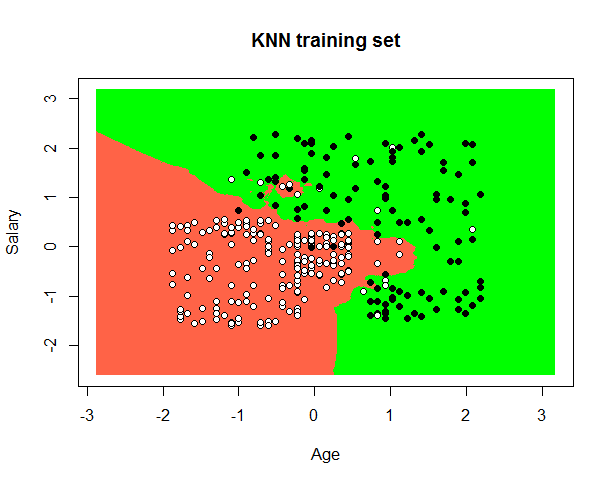

R code for this plot:
dataset=read.csv('Social_Network_Ads.csv')
dataset=dataset[,3:5]
#encoding target feature as factor
datset$Purchased=factor(dataset$Purchased,levels = c(0,1))
library(caTools)
set.seed(123)
split=sample.split(dataset$Purchased,SplitRatio=0.8)
training_set=subset(dataset,split==TRUE)
test_set=subset(dataset,split==FALSE)
#feature scaling
training_set[,1:2]=scale(training_set[,1:2])
test_set[,1:2]=scale(test_set[,1:2])
#predictor and classifier together in knn
library(class)
y_pred=knn(train=training_set[,1:2],test=test_set[,1:2],cl=training_set[,3],k=5)
#confusion matrix
cm=table(y_pred,test_set[,3])
#visualising training set
library(ElemStatLearn)
set=training_set
X1=seq(min(set[,1])-1,max(set[,1])+1,by=0.01)
X2=seq(min(set[,2])-1,max(set[,1])+1,by=0.01)
grid_set=expand.grid(X1,X2)
colnames(grid_set)=c('Age','EstimatedSalary')
 
y_grid=knn(train=training_set[,1:2],test=grid_set,cl=training_set[,3],k=5)
plot(set[,-3],main='KNN training set',xlab='Age',ylab='Salary',xlim=range(X1),ylim=range(X2))
contour(X1,X2,matrix(as.numeric(y_grid),length(X1),length(X2)),add=TRUE)
points(grid_set,pch='.',col=ifelse(y_grid==1,'green','tomato'))
points(set,pch=21,bg=ifelse(set[,3]==1,'black','white'))
#test set graph
library(ElemStatLearn)
set=test_set
X1=seq(min(set[,1])-1,max(set[,1])+1,by=0.01)
X2=seq(min(set[,2])-1,max(set[,1])+1,by=0.01)
grid_set=expand.grid(X1,X2)
colnames(grid_set)=c('Age','EstimatedSalary')

y_grid=knn(train=training_set[,1:2],test=grid_set,cl=training_set[,3],k=5)
plot(set[,-3],main='KNN test set',xlab='Age',ylab='Salary',xlim=range(X1),ylim=range(X2))
contour(X1,X2,matrix(as.numeric(y_grid),length(X1),length(X2)),add=TRUE)
points(grid_set,pch='.',col=ifelse(y_grid==1,'green','tomato'))
points(set,pch=21,bg=ifelse(set[,3]==1,'black','white'))
